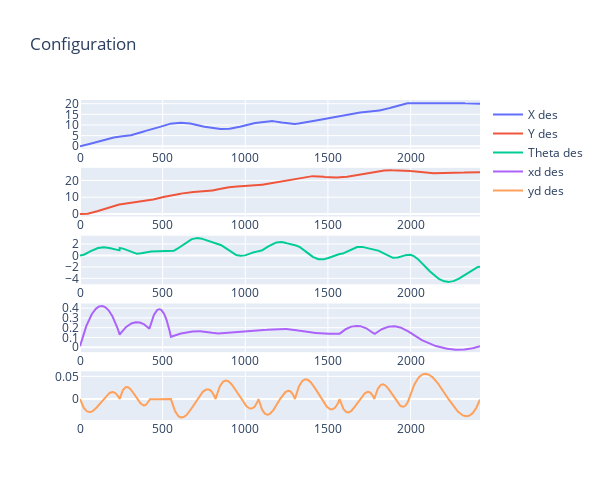
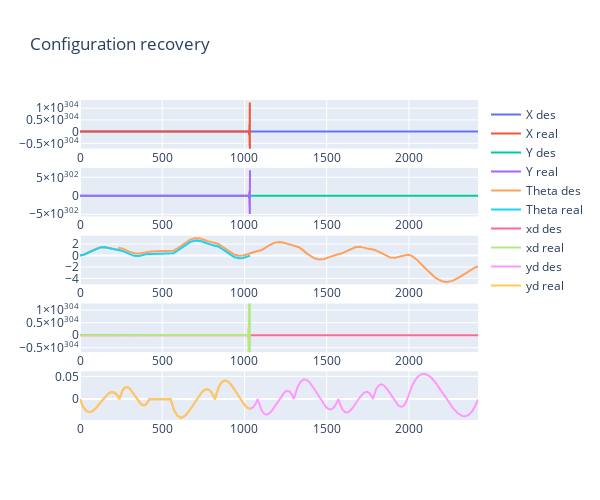

Source (notebook cell) for these figures, in order:
### Markdown cell above
## Plotting

### Code cell
evaluate.plot_stuff()

### Figure 1 — Plotly figure (JSON) as saved in the notebook; plotly's stock layout.template omitted (floating-point values rounded to 4 significant figures; data arrays with more than 128 entries replaced by an {"elided": "..."} marker saying what was removed)
{"data": [{"name": "X des", "type": "scatter", "x": {"elided": "2420 float values"}, "xaxis": "x", "y": {"elided": "2420 float values"}, "yaxis": "y"}, {"name": "Y des", "type": "scatter", "x": {"elided": "2420 float values"}, "xaxis": "x2", "y": {"elided": "2420 float values"}, "yaxis": "y2"}, {"name": "Theta des", "type": "scatter", "x": {"elided": "2420 float values"}, "xaxis": "x3", "y": {"elided": "2420 float values"}, "yaxis": "y3"}, {"name": "xd des", "type": "scatter", "x": {"elided": "2420 float values"}, "xaxis": "x4", "y": {"elided": "2420 float values"}, "yaxis": "y4"}, {"name": "yd des", "type": "scatter", "x": {"elided": "2420 float values"}, "xaxis": "x5", "y": {"elided": "2420 float values"}, "yaxis": "y5"}], "layout": {"height": 500, "title": {"text": "Configuration"}, "width": 600, "xaxis": {"anchor": "y", "domain": [0, 1]}, "xaxis2": {"anchor": "y2", "domain": [0, 1]}, "xaxis3": {"anchor": "y3", "domain": [0, 1]}, "xaxis4": {"anchor": "y4", "domain": [0, 1]}, "xaxis5": {"anchor": "y5", "domain": [0, 1]}, "yaxis": {"anchor": "x", "domain": [0.848, 1]}, "yaxis2": {"anchor": "x2", "domain": [0.636, 0.788]}, "yaxis3": {"anchor": "x3", "domain": [0.424, 0.576]}, "yaxis4": {"anchor": "x4", "domain": [0.212, 0.364]}, "yaxis5": {"anchor": "x5", "domain": [0, 0.152]}}}

### Figure 2 — Plotly figure (JSON) as saved in the notebook; plotly's stock layout.template omitted (floating-point values rounded to 4 significant figures; data arrays with more than 128 entries replaced by an {"elided": "..."} marker saying what was removed)
{"data": [{"name": "X des", "type": "scatter", "x": {"elided": "2420 float values"}, "xaxis": "x", "y": {"elided": "2420 float values"}, "yaxis": "y"}, {"name": "X real", "type": "scatter", "x": {"elided": "2420 float values"}, "xaxis": "x", "y": {"elided": "2419 float values"}, "yaxis": "y"}, {"name": "Y des", "type": "scatter", "x": {"elided": "2420 float values"}, "xaxis": "x2", "y": {"elided": "2420 float values"}, "yaxis": "y2"}, {"name": "Y real", "type": "scatter", "x": {"elided": "2420 float values"}, "xaxis": "x2", "y": {"elided": "2419 float values"}, "yaxis": "y2"}, {"name": "Theta des", "type": "scatter", "x": {"elided": "2420 float values"}, "xaxis": "x3", "y": {"elided": "2420 float values"}, "yaxis": "y3"}, {"name": "Theta real", "type": "scatter", "x": {"elided": "2420 float values"}, "xaxis": "x3", "y": {"elided": "2419 float values"}, "yaxis": "y3"}, {"name": "xd des", "type": "scatter", "x": {"elided": "2420 float values"}, "xaxis": "x4", "y": {"elided": "2420 float values"}, "yaxis": "y4"}, {"name": "xd real", "type": "scatter", "x": {"elided": "2420 float values"}, "xaxis": "x4", "y": {"elided": "2419 float values"}, "yaxis": "y4"}, {"name": "yd des", "type": "scatter", "x": {"elided": "2420 float values"}, "xaxis": "x5", "y": {"elided": "2420 float values"}, "yaxis": "y5"}, {"name": "yd real", "type": "scatter", "x": {"elided": "2420 float values"}, "xaxis": "x5", "y": {"elided": "2419 float values"}, "yaxis": "y5"}], "layout": {"height": 500, "title": {"text": "Configuration recovery"}, "width": 600, "xaxis": {"anchor": "y", "domain": [0, 1]}, "xaxis2": {"anchor": "y2", "domain": [0, 1]}, "xaxis3": {"anchor": "y3", "domain": [0, 1]}, "xaxis4": {"anchor": "y4", "domain": [0, 1]}, "xaxis5": {"anchor": "y5", "domain": [0, 1]}, "yaxis": {"anchor": "x", "domain": [0.848, 1]}, "yaxis2": {"anchor": "x2", "domain": [0.636, 0.788]}, "yaxis3": {"anchor": "x3", "domain": [0.424, 0.576]}, "yaxis4": {"anchor": "x4", "domain": [0.212, 0.364]}, "yaxis5": {"anchor": "x5", "domain": [0, 0.152]}}}
